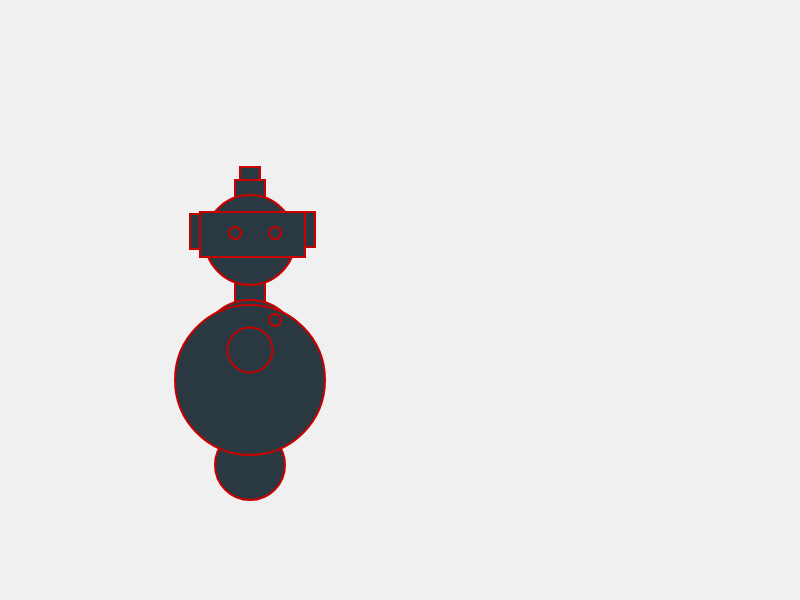
Frame 1 (no input)
Frame 60 (no input): identical to frame 1, image omitted
Frame 120 (the mouse pressed at the canvas centre since frame 60): identical to frame 1, image omitted

The p5.js sketch that drew this single still picture (run headless with seeded random() and noise() and a simulated clock; from frame 60 on, the mouse is pressed at the canvas centre):

// p5.js sketch
// ── sketch.js
function setup() {
  createCanvas(800, 600);

  // Set here the values that are not changing

  strokeWeight(2);
  stroke(170);
}

function draw() {
  background(240);
  fill(42,57,65);
  stroke(200,0,0);

  // Neck
line(250,200,230,230);
  // Antennas
ellipse(250,465,70,70);

  // Body
  rect(235,280,30,30);
	ellipse(290,231,25,25);
    ellipse(210,231,25,25);
    ellipse(250,350,100,100);
  ellipse(250,380,150,150);

	rect(240,167,20,20);
	    rect(235,180,30,30);

  // Head

    ellipse(250,350,45,45);
    ellipse(250,240,90,90);
    ellipse(275,220,12,12);
    rect(300,212,15,35);
    rect(190,214,15,35);
    rect(200,212,105,45);
    ellipse(275,320,12,12);
    ellipse(275,233,12,12);
    ellipse(235,233,12,12);
}
